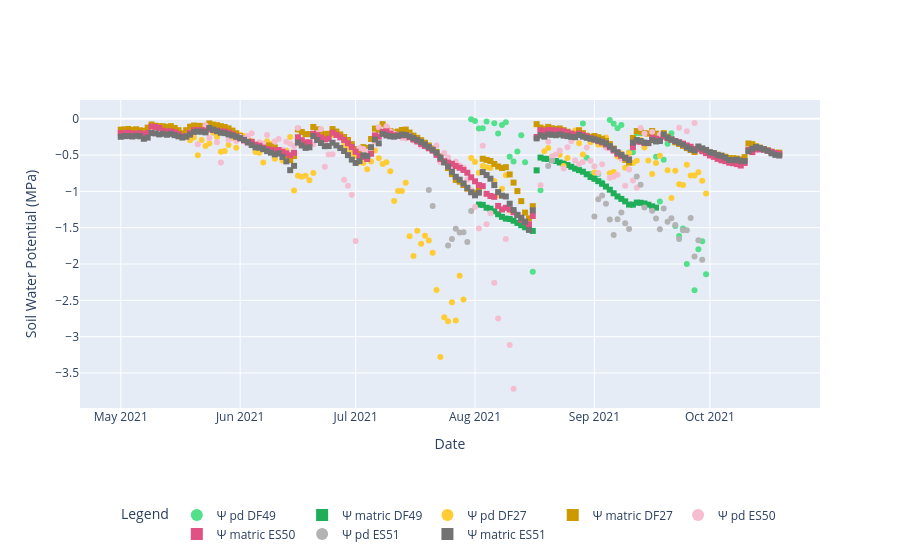
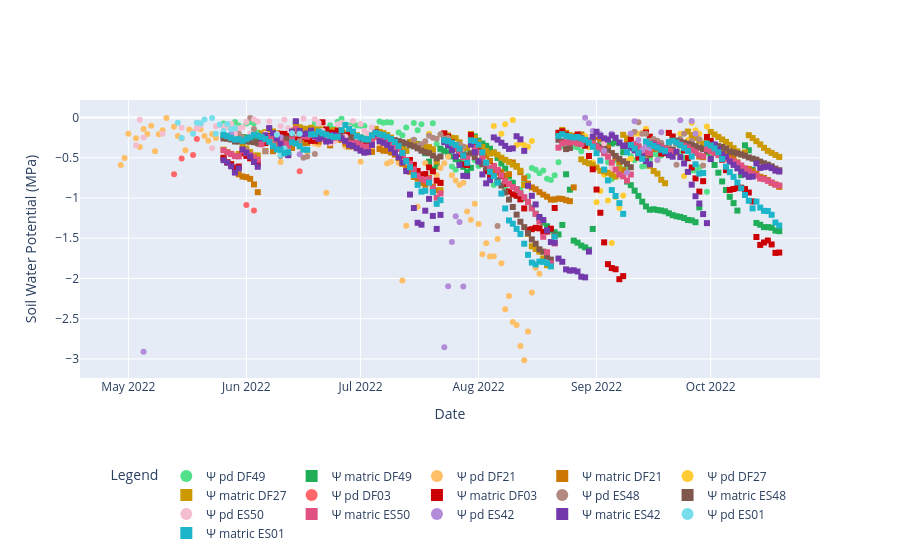

Notebook cell for these charts, in order:
### Markdown cell above
## Predawn vs Soil Water Potentials Time Series (Just Plots)

### Code cell
from utils.predawn import plot_psy_matric_daily

# Plot daily averages of PSY_predawn (intercepts) and PSY_matric for 2021 and 2022
both_psy_2021 = plot_psy_matric_daily(trees_data, '2021')
both_psy_2022 = plot_psy_matric_daily(trees_data, '2022')

# Path
path_predawn_ts = path_graphs + 'Predawn_Soil_TS/'

# Save PNG
both_psy_2021.write_image(path_predawn_ts+'PD_soil_avg_2021.png',scale=8)
both_psy_2022.write_image(path_predawn_ts+'PD_soil_avg_2022.png',scale=8)

# Save HTML
both_psy_2021.write_html(path_predawn_ts + 'PD_soil_avg_2021.html', include_plotlyjs='cdn')
both_psy_2021.write_html(path_predawn_ts + 'PD_soil_avg_2022.html', include_plotlyjs='cdn')
